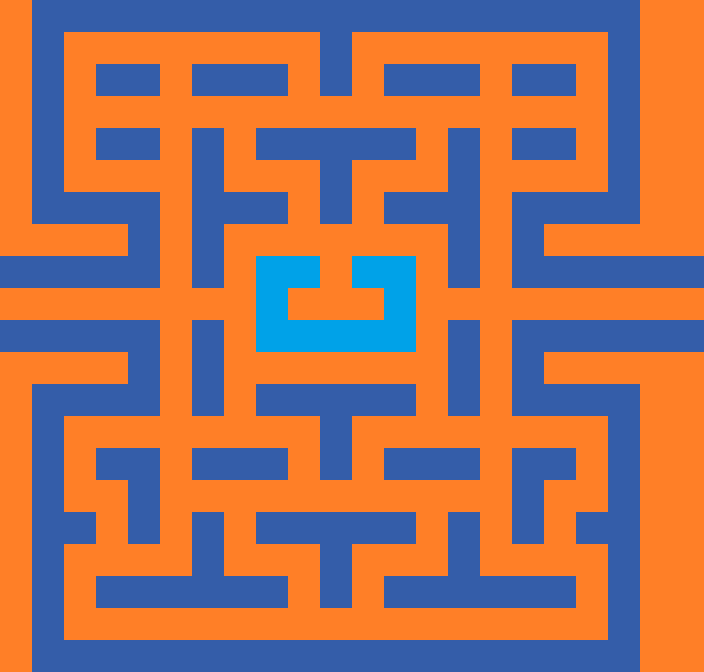

This is a level from a 2D game, rendered from its Tiled map with the project's own tilesets. A one-line summary and the map file follow, with tile-layer data summarised:
An orthogonal 22x21 tile map with 32x32 px tiles, 1 tile layer (Image) and 57 objects.

<map version="1.0" orientation="orthogonal" renderorder="right-down" width="22" height="21" tilewidth="32" tileheight="32" nextobjectid="92">
 <tileset firstgid="1" name="tileset" tilewidth="32" tileheight="32">
  <image source="../images/tileset.png" trans="00c6c5" width="160" height="32" />
 </tileset>
 <layer name="Image" width="22" height="21">
  <data>[462 cells, 462 non-empty, 3 distinct tile ids]</data>
 </layer>
 <objectgroup name="Spawn" visible="0">
  <object id="75" x="288" y="288" width="96" height="32" />
 </objectgroup>
 <objectgroup name="Collision">
  <object id="1" x="32" y="0" width="608" height="32" />
  <object id="2" x="32" y="32" width="32" height="192" />
  <object id="3" x="64" y="192" width="96" height="32" />
  <object id="4" x="128" y="224" width="32" height="64" />
  <object id="6" x="0" y="256" width="128" height="32" />
  <object id="7" x="0" y="320" width="160" height="32" />
  <object id="8" x="128" y="352" width="32" height="64" />
  <object id="10" x="32" y="384" width="96" height="32" />
  <object id="11" x="32" y="416" width="32" height="224" />
  <object id="12" x="32" y="640" width="608" height="32" />
  <object id="20" x="608" y="384" width="32" height="256" />
  <object id="21" x="576" y="512" width="32" height="32" />
  <object id="22" x="512" y="384" width="96" height="32" />
  <object id="23" x="512" y="320" width="32" height="64" />
  <object id="24" x="544" y="320" width="160" height="32" />
  <object id="30" x="512" y="256" width="192" height="32" />
  <object id="31" x="512" y="192" width="32" height="64" />
  <object id="32" x="544" y="192" width="96" height="32" />
  <object id="34" x="608" y="32" width="32" height="160" />
  <object id="35" x="256" y="256" width="32" height="96" />
  <object id="37" x="384" y="256" width="32" height="96" />
  <object id="39" x="288" y="320" width="96" height="32" />
  <object id="40" x="288" y="256" width="32" height="32" />
  <object id="41" x="352" y="256" width="32" height="32" />
  <object id="42" x="96" y="64" width="64" height="32" />
  <object id="44" x="96" y="128" width="64" height="32" />
  <object id="45" x="384" y="64" width="96" height="32" />
  <object id="46" x="512" y="64" width="64" height="32" />
  <object id="47" x="512" y="128" width="64" height="32" />
  <object id="48" x="320" y="32" width="32" height="64" />
  <object id="49" x="192" y="64" width="96" height="32" />
  <object id="50" x="192" y="128" width="32" height="160" />
  <object id="51" x="448" y="128" width="32" height="160" />
  <object id="52" x="256" y="128" width="160" height="32" />
  <object id="53" x="320" y="160" width="32" height="64" />
  <object id="54" x="224" y="192" width="64" height="32" />
  <object id="55" x="384" y="192" width="64" height="32" />
  <object id="56" x="192" y="320" width="32" height="96" />
  <object id="57" x="448" y="320" width="32" height="96" />
  <object id="58" x="256" y="384" width="160" height="32" />
  <object id="59" x="320" y="416" width="32" height="64" />
  <object id="60" x="96" y="448" width="64" height="32" />
  <object id="61" x="128" y="480" width="32" height="64" />
  <object id="62" x="64" y="512" width="32" height="32" />
  <object id="63" x="192" y="448" width="96" height="32" />
  <object id="64" x="384" y="448" width="96" height="32" />
  <object id="65" x="512" y="448" width="64" height="32" />
  <object id="66" x="512" y="480" width="32" height="64" />
  <object id="67" x="256" y="512" width="160" height="32" />
  <object id="68" x="320" y="544" width="32" height="64" />
  <object id="71" x="192" y="512" width="32" height="64" />
  <object id="72" x="96" y="576" width="192" height="32" />
  <object id="73" x="448" y="512" width="32" height="64" />
  <object id="74" x="384" y="576" width="192" height="32" />
 </objectgroup>
 <objectgroup name="Loop1" visible="0">
  <object id="77" x="0" y="288" width="32" height="32" />
  <object id="78" x="672" y="288" width="32" height="32" />
 </objectgroup>
</map>